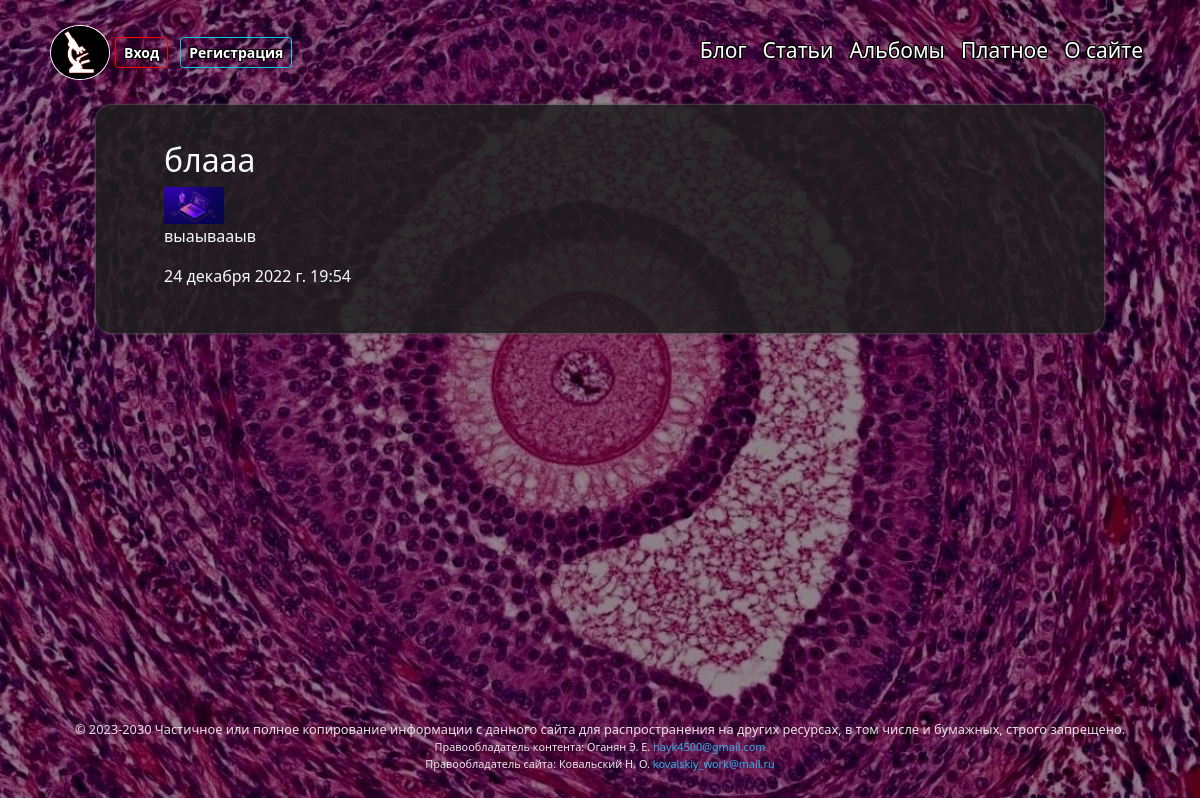
Screenshot of /blog/ with the database file from the repository.
### blog/models.py (models this page shows, shortened)
class Post(models.Model):
    title = models.CharField(verbose_name='Название', max_length=255)
    photo = models.ImageField(verbose_name='Фото', upload_to="blog/photo/", blank=True)
    text = models.TextField(verbose_name='Текст', blank=True)
    time_create = models.DateTimeField(verbose_name='Время создания', auto_now_add=True)
    is_published = models.BooleanField(verbose_name='Публикация', default=True)
    class Meta:
        verbose_name = "Пост"
        verbose_name_plural = "Посты"

### blog/views.py (the view)
# urls.py: path('', blog, name='blog'),
def blog(request):
    post = Post.objects.all()
    return render(request, 'blog/blog.html', {'post': post})

### blog/context_processors.py (called while the page is built)
def menu_context_processor(request):
    return {'menu': menu}

### blog/templates/blog/blog.html
{% extends 'blog/base.html' %}
{% block content %}
<div class="content">
    <ul>
        {% for p in post %}
        <li>
            <h2 class="text-light">{{p.title}}</h2>
            {% if p.photo %}
            <img src="{{p.photo.url}}" style="width:60px;">
            {% endif %}
            {% if p.text %}
            <p class="text-light">{{p.text}}</p>
            {% endif %}
            <p class="text-light">{{p.time_create}}</p>
            <hr>
        </li>
        {% endfor %}
    </ul>
</div>
{% endblock %}

### blog/static/blog/css/styles.css (style rules this page uses)
html { position: relative; min-height: 90%; }
body { background-repeat: no-repeat; background-position: center center; background-attachment: fixed; -webkit-background-size: cover; -moz-background-size: cover; -o-background-size: cover; background-size: cover; margin-bottom: 6%; background-color: rgba(72, 1, 58, 0.789); }
.content { margin-left: 8%; margin-right: 8%; margin-top: 2%; margin-bottom: 0.1%; padding: 3%; padding-bottom: 1%; border-radius: 1em; background-color:rgba(31, 30, 30, 0.867); box-shadow: 0 0px 3px rgb(141, 141, 141), 0 0px 3px rgb(0, 0, 0); }

### rows the page displays
Post: title "блааа", photo (picture), text "выаывааыв", time_create "24 декабря 2022 г. 19:54"

### other values shown
{{ m.title }} "Блог" "Статьи" "Альбомы" "Платное" "О сайте"
